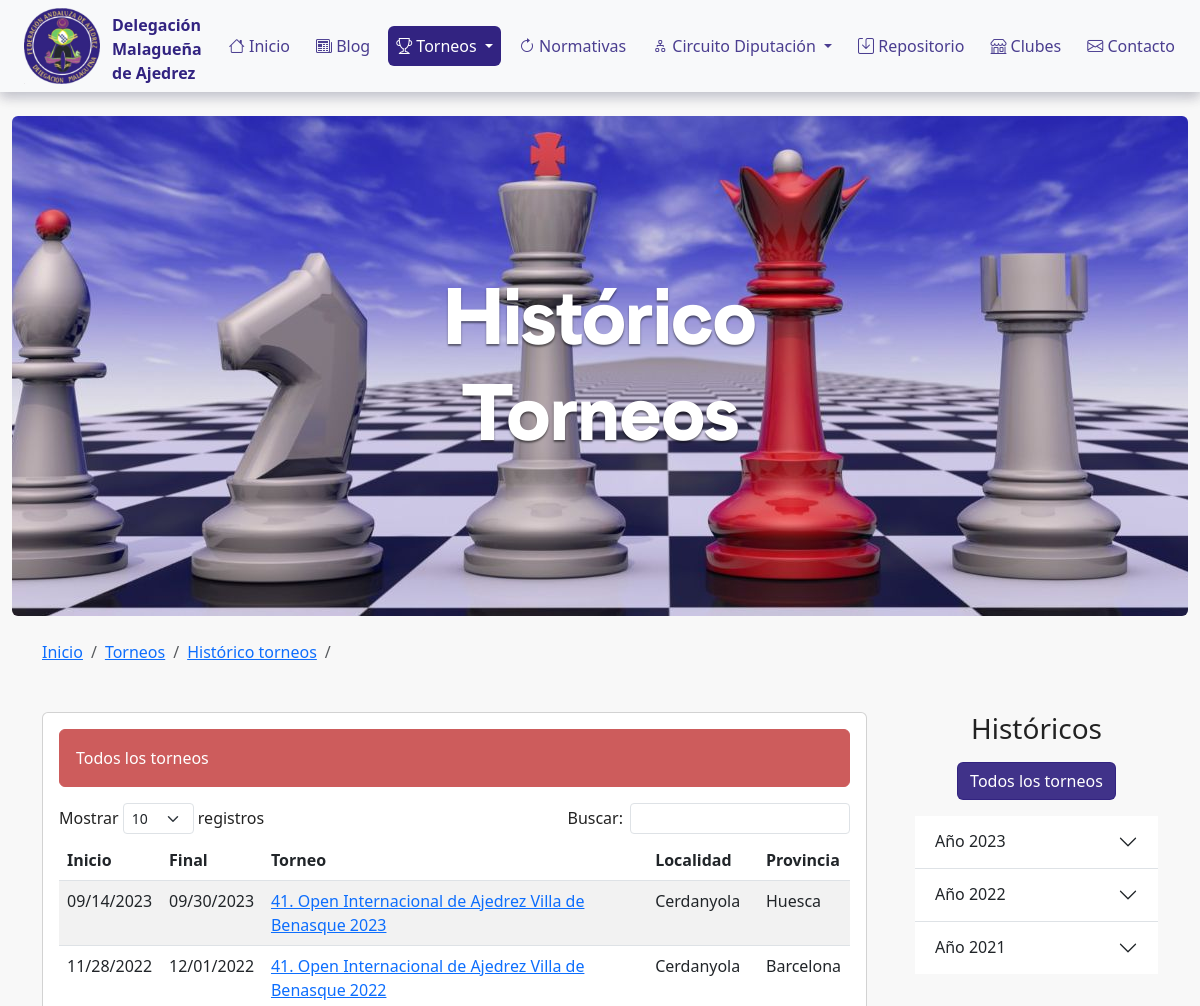
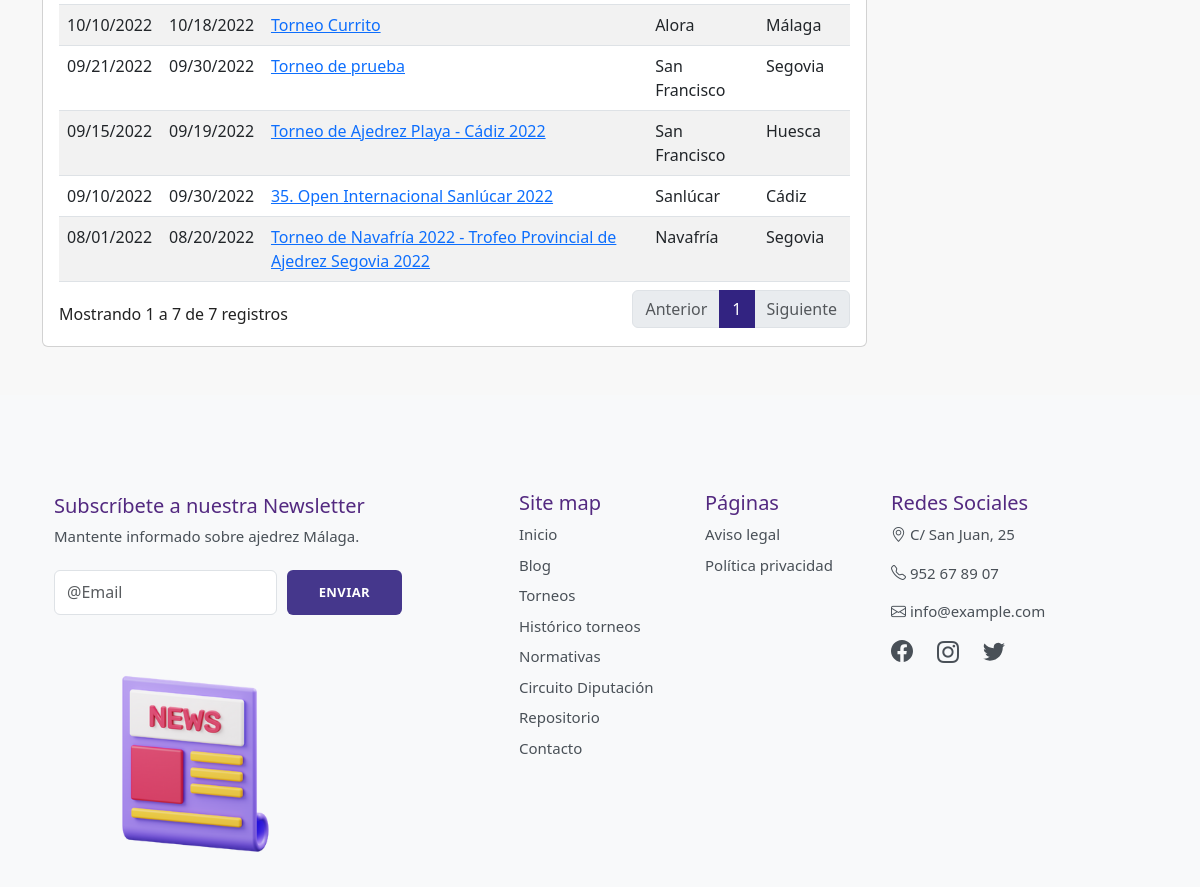
Screenshot of /torneos/historico-torneos/todos-los-torneos/ with the database file from the repository (2 pictures, top to bottom).
### core/models.py (models this page shows, shortened)
class Torneo(models.Model):
    title = models.CharField('título', max_length=200)
    slug = models.SlugField(max_length=250, unique_for_date='publish')
    file_pdf = models.FileField('bases', upload_to='pdf/%Y/%m/%d/', storage=RawMediaCloudinaryStorage())
    body = RichTextUploadingField('contenido', blank=True)
    image = models.ImageField('imagen', upload_to='torneos', blank=True)
    quantity = models.PositiveIntegerField('aforo', default=0)
    start = models.DateTimeField('inicio', default=timezone.now)
    finish = models.DateTimeField('final', default=timezone.now)
    end_registration = models.DateTimeField(
        'fin de inscripción', default=timezone.now, blank=True, null=True
    )  # tiene que ser campo obligatorio
    publish = models.DateTimeField('fecha de publicación', default=timezone.now)
    created = models.DateTimeField('fecha de creación', auto_now_add=True)
    updated = models.DateTimeField('fecha de edición', auto_now=True)
    location = models.CharField('localidad', max_length=200)
    province = models.CharField('provincia', max_length=200)
    registre = RichTextUploadingField('registrarse', blank=True)
    inscribed = models.URLField('inscritos', blank=True)
    class Meta:
        ordering = ['-start']
        verbose_name_plural = 'torneos'
    def get_absolute_url(self):
        return reverse(
            "torneo:torneo-detail",
            args=[self.publish.year, self.publish.month, self.publish.day, self.slug],
        )

### page/models.py (models this page shows, shortened)
class Page(models.Model):
    title = models.CharField('titulo', max_length=100)
    content = RichTextUploadingField('contenido')
    created = models.DateTimeField('fecha de creación', auto_now_add=True)
    updated = models.DateTimeField('fecha de edición', auto_now=True)
    class Meta:
        ordering = ['title']
        verbose_name = 'página'
        verbose_name_plural = 'páginas'

### core/views.py (the view, shortened to what this page needs)
# urls.py: path('torneos/historico-torneos/', views.historico_torneos, name='historico-torneos'),
def historico_torneos(request, year=None, month=None, all_tournaments=None):
    year_month_tournaments = None
    get_all_tournaments = False
    qs = False
    formatted_date = ''
    before_last_year = str(int(timezone.now().strftime("%Y")) - 2)
    last_year = str(int(timezone.now().strftime("%Y")) - 1)
    current_year = timezone.now().strftime("%Y")
    if all_tournaments:
        get_all_tournaments = Torneo.objects.all()
    current_year_tournaments = Torneo.objects.filter(start__year=current_year)
    return render(
        request,
        "core/historico-torneos.html",
        {
            "current_year_tournaments": current_year_tournaments,
            'current_year': current_year,
            'last_year': last_year,
            'before_last_year': before_last_year,
            'year_month_tournaments': year_month_tournaments,
            'qs': qs,
            'formatted_date': formatted_date,
            'get_all_tournaments': get_all_tournaments
        },
    )

### core/templates/core/historico-torneos.html (shortened to what this page needs)
    {% extends "core/base.html" %}
    {% load static %}
    {% block css %}
    <link rel="stylesheet" href="{% static 'core/css/datatables.min.css' %}" />
    <link rel="stylesheet" href="{% static 'core/css/responsive.dataTables.min.css' %}" />{% endblock css%}
    {% block csspage %}
    <link rel="stylesheet" href="{% static 'core/css/historico.css' %}" />{% endblock csspage %}
    {% block carrusel %}<div class="container-fluid">
      <div class="col position-relative">
        <div class="p-4 p-md-5 mt-4 mb-4 text-white rounded hero-historico">
            <div class="col-md-6 px-0">
              <h1 class="display-1 fprimer position-absolute top-50 start-50 translate-middle text-center">
                Histórico Torneos
              </h1>
            </div>
        </div>
      </div>
    </div>{% endblock carrusel %}
    {% block breadcrumb %}
    <div class="container my-4">
      <nav aria-label="breadcrumb">
        <ol class="breadcrumb">
          <li class="breadcrumb-item"><a href="{% url 'torneo:inicio' %}">Inicio</a></li>
          <li class="breadcrumb-item"><a href="{% url 'torneo:agenda' %}">Torneos</a></li>
          {% if not qs and not get_all_tournaments %}
          <li class="breadcrumb-item active" aria-current="page">Histórico torneos</li>
          {% else %}
          <li class="breadcrumb-item"><a href="{% url 'torneo:historico-torneos' %}">Histórico torneos</a></li>
          <li class="breadcrumb-item active" aria-current="page">{{ formatted_date|title }}</li>
          {% endif %}
        </ol>
      </nav>
    </div>{% endblock breadcrumb %}
    {% block main %}
    <section class="container mt-5">
      <div class="row g-5">
        <div class="col-md-9">
          <div class="card">
            {% if get_all_tournaments %}
            <div class="card-body">
              <div class="alert alert-finalizado" role="alert">
                Todos los torneos
              </div>
              <div class="row">
                <table id="current-month" class="table table-striped" style="width: 100%">
                  <thead>
                    <tr>
                      <th>Inicio</th>
                      <th>Final</th>
                      <th>Torneo</th>
                      <th>Localidad</th>
                      <th>Provincia</th>
                    </tr>
                  </thead>
                  <tbody>
                    {% for torneo in get_all_tournaments %}
                    <tr>
                      <td>{{ torneo.start|date:"SHORT_DATE_FORMAT" }}</td>
                      <td>{{ torneo.finish|date:"SHORT_DATE_FORMAT" }}</td>
                      <td><a href="{{ torneo.get_absolute_url }}">{{ torneo.title }}</a></td>
                      <td>{{ torneo.location }}</td>
                      <td>{{ torneo.province }}</td>
                    </tr>
                    {% endfor %}
                  </tbody>
                </table>
              </div>
            </div>
            {% endif %}
          </div>
        </div>
        <div class="col-md-3">
          <div class="position-sticky" style="top: 8rem;">
            <h3 class="text-center">Históricos</h3>
            <div class="text-center my-3">
              <a class="btn btn-chess" href="{% url 'torneo:todo-historico' 'todos los torneos'|slugify %}"
                role="button">Todos los torneos
              </a>
            </div>
            <div class="accordion accordion-flush" id="accordionFlushExample">
              <div class="accordion-item">
                <h2 class="accordion-header" id="flush-headingOne">
                  <button class="accordion-button collapsed" type="button" data-bs-toggle="collapse"
                    data-bs-target="#flush-collapseOne" aria-expanded="false" aria-controls="flush-collapseOne">
                    Año {{ current_year }}
                  </button>
                </h2>
              </div>
              <div class="accordion-item">
                <h2 class="accordion-header" id="flush-headingTwo">
                  <button class="accordion-button collapsed" type="button" data-bs-toggle="collapse"
                    data-bs-target="#flush-collapseTwo" aria-expanded="false" aria-controls="flush-collapseTwo">
                    Año {{ last_year }}
                  </button>
                </h2>
              </div>
              <div class="accordion-item">
                <h2 class="accordion-header" id="flush-headingThree">
                  <button class="accordion-button collapsed" type="button" data-bs-toggle="collapse"
                    data-bs-target="#flush-collapseThree" aria-expanded="false" aria-controls="flush-collapseThree">
                    Año {{ before_last_year }}
                  </button>
                </h2>
              </div>
            </div>
          </div>
        </div>
      </div>
    </section>
    {% endblock main %}

### core/templates/core/base.html (shortened to what this page needs)
<!DOCTYPE html>
<html lang="es">
  {% load static %}
  <head>
    <link rel="stylesheet" href="{% static 'core/css/bootstrap.min.css' %}" />
    <link rel="stylesheet" href="https://cdn.jsdelivr.net/npm/bootstrap-icons@1.10.3/font/bootstrap-icons.css">
    {% block css %}{% endblock css %}
    <link rel="stylesheet" href="{% static 'core/css/main.css' %}" />
    {% block csspage %}{% endblock csspage %}
  </head>
  <body>
    <header class="sticky-top shadow-sm">
      <nav class="navbar navbar-expand-xl navbar-light bg-light">
        <div class="container-fluid gap">
          <a class="navbar-brand" href="{% url 'torneo:inicio' %}"></a>
          <div class="collapse navbar-collapse" id="navbarSupportedContent">
            <ul class="navbar-nav mb-2 mb-lg-0">
              <li class="nav-item">
                <a class="nav-link {% if request.path == '/' %}active{% endif %}" href="{% url 'torneo:inicio' %}"><i class="bi bi-house"></i> Inicio</a>
              </li>
              <li class="nav-item">
                <a class="nav-link {% if request.path|slice:":6" == '/blog/' %}active{% endif %}" href="{% url 'blog:post-list' %}"><i class="bi bi-newspaper"></i> Blog</a>
              </li>
              <li class="nav-item dropdown">
                <a
                  class="nav-link dropdown-toggle {% if request.path|slice:":9" == '/torneos/' %}active{% endif %}"
                  aria-current="page"
                  href="{% url 'torneo:agenda' %}"
                  id="navbarDropdown"
                  role="button"
                  data-bs-toggle="dropdown"
                  aria-expanded="false"
                >
                  <i class="bi bi-trophy"></i> Torneos
                </a>
              </li>
              <li class="nav-item">
                <a class="nav-link {% if request.path|slice:":12" == '/normativas/' %}active{% endif %}" href="{% url 'normativa:circulares' %}" tabindex="-1" aria-disabled="true"
                  ><i class="bi bi-arrow-clockwise"></i> Normativas</a
                >
              </li>
              <li class="nav-item dropdown">
                <a class="nav-link dropdown-toggle {% if request.path|slice:":21" == '/circuito-diputacion/' %}active{% endif %}"
                  aria-current="page"
                  href="{% url 'circuitos:new_tournaments' %}"
                  id="navbarDropdown"
                  role="button"
                  data-bs-toggle="dropdown"
                  aria-expanded="false"
                  >
                  <i class="bi bi-diagram-2"></i> Circuito Diputación
                </a>
              </li>
              <li class="nav-item">
                <a class="nav-link" href="#"><i class="bi bi-save"></i> Repositorio</a>
              </li>
              <li class="nav-item">
                <a class="nav-link {% if request.path|slice:":19" == '/clubes-de-ajedrez/' %}active{% endif %}" href="{% url 'escuelas:schools' %}"><i class="bi bi-shop"></i> Clubes</a>
              </li>
              <li class="nav-item">
                <a class="nav-link {% if request.path|slice:":10" == '/contacto/' %}active{% endif %}" href="{% url 'contacto:contact' %}"><i class="bi bi-envelope"></i> Contacto</a>
              </li>
            </ul>
          </div>
        </div>
      </nav>
    </header>
    {% block carrusel %}{% endblock carrusel %}
    {% block breadcrumb %}{% endblock breadcrumb %}
    {% block main %}{% endblock main %}
    <footer class="bd-footer py-4 py-md-5 mt-5 bg-light">
      <div class="container py-4 py-md-5 px-4">
        <div class="row">
          <div class="col-lg-4 mb-5">
            <p class="fs-5 mb-1 text-purple">Subscríbete a nuestra Newsletter</p>
            <div class="newsletter-subscribe">
              <div class="intro">
                <p>Mantente informado sobre ajedrez Málaga.</p>
              </div>
              <form class="d-flex">
                <input class="form-control" type="email" name="email" placeholder="@Email">
                <button class="btn btn-primary" type="button">Enviar</button>
              </form>
            </div>
          </div>
          <div class="col-6 col-lg-2 offset-lg-1 mb-3">
            <h5 class="text-purple">Site map</h5>
            <ul class="list-unstyled">
              <li class="mb-2"><a href="#">Inicio</a></li>
              <li class="mb-2"><a href="#">Blog</a></li>
              <li class="mb-2"><a href="#">Torneos</a></li>
              <li class="mb-2"><a href="#">Histórico torneos</a></li>
              <li class="mb-2"><a href="#">Normativas</a></li>
              <li class="mb-2"><a href="#">Circuito Diputación</a></li>
              <li class="mb-2"><a href="#">Repositorio</a></li>
              <li class="mb-2"><a href="#">Contacto</a></li>
            </ul>
          </div>
          <div class="col-6 col-lg-2 mb-3">
            <h5 class="text-purple">Páginas</h5>
            <ul class="list-unstyled">
              {% load pages_extras %}
              {% get_page_list as page_list %}
              {% for page in page_list %}
              <li class="mb-2">
                <a href="{% url 'pagina:page' page.id page.title|slugify %}" rel="nofollow">{{ page.title }}</a>
              </li>
              {% endfor %}
            </ul>
          </div>
          <div class="col-6 col-lg-3 mb-3">
            <h5 class="text-purple">Redes Sociales</h5>
            <p><i class="bi bi-geo-alt"></i> C/ San Juan, 25</p>
            <p><i class="bi bi-telephone"></i> 952 67 89 07</p>
            <p><i class="bi bi-envelope"></i> info@example.com</p>
            <ul class="list-unstyled d-flex redes-sociales">
              <li class="me-4">
                <a href="#">
                </a>
              </li>
              <li class="me-4">
                <a href="#"><i class="bi bi-instagram"></i></a>
              </li>
              <li class="me-4">
                <a href="#">
                </a>
              </li>
            </ul>
          </div>
        </div>
      </div>
    </footer>
  </body>
</html>

### rows the page displays
Torneo: start "09/14/2023", finish "09/30/2023", title "41. Open Internacional de Ajedrez Villa de Benasque 2023", location "Cerdanyola", province "Huesca"
Torneo: start "11/28/2022", finish "12/01/2022", title "41. Open Internacional de Ajedrez Villa de Benasque 2022", location "Cerdanyola", province "Barcelona"
Torneo: start "10/10/2022", finish "10/18/2022", title "Torneo Currito", location "Alora", province "Málaga"
Torneo: start "09/21/2022", finish "09/30/2022", title "Torneo de prueba", location "San Francisco", province "Segovia"
Torneo: start "09/15/2022", finish "09/19/2022", title "Torneo de Ajedrez Playa - Cádiz 2022", location "San Francisco", province "Huesca"
Torneo: start "09/10/2022", finish "09/30/2022", title "35. Open Internacional Sanlúcar 2022", location "Sanlúcar", province "Cádiz"
Torneo: start "08/01/2022", finish "08/20/2022", title "Torneo de Navafría 2022 - Trofeo Provincial de Ajedrez Segovia 2022", location "Navafría", province "Segovia"
Page: title "Aviso legal"
Page: title "Política privacidad"

### other values shown
{{ last_year }} "2022"
{{ before_last_year }} "2021"
